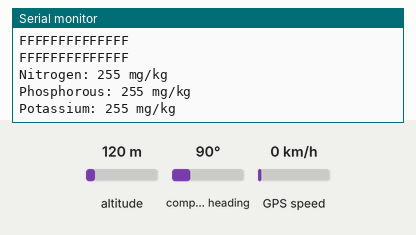
Recording of a sketch running on a simulated ESP32. Parts: the last lines printed to the serial monitor. The inputs (shaded band) are chosen by the test bench; at power-on: altitude 120 m, compass heading 90°, GPS speed 0 km/h. The GPS gets a fix after 3 s at 37.7749, -122.4194 with 8 satellites.

Above: at 1.2 s.
1.3 s: altitude set to 20 m
At 2.0 s:
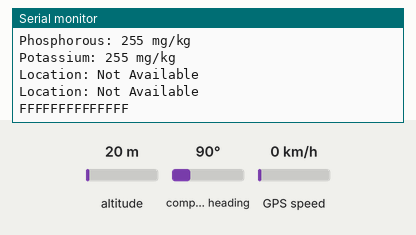
5.1 s: altitude set to 250 m
At 5.73 s:
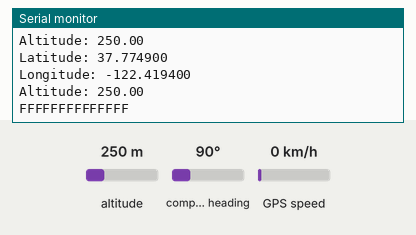

Measured:
- after the input at 5.1 s, the serial monitor: prints a new line after 0.36 s (image 2)

The sketch:

gps_npk.ino
```cpp
#include <Wire.h>
#include <TinyGPS++.h>
#include <SoftwareSerial.h>

#define RE 23
#define DE 25

const byte nitro[] = {0x01,0x03, 0x00, 0x1e, 0x00, 0x01, 0xe4, 0x0c};
const byte phos[] = {0x01,0x03, 0x00, 0x1f, 0x00, 0x01, 0xb5, 0xcc};
const byte pota[] = {0x01,0x03, 0x00, 0x20, 0x00, 0x01, 0x85, 0xc0};

byte values[11];
SoftwareSerial mod(16, 17); // RX: Pin 16, TX: Pin 17
int RXPin = 4;
int TXPin = 15;
int GPSBaud = 9600;
TinyGPSPlus gps;
SoftwareSerial gpsSerial(TXPin, RXPin);

void setup() {
  Serial.begin(9600);
  gpsSerial.begin(GPSBaud);
  mod.begin(4800);
  pinMode(RE, OUTPUT);
  pinMode(DE, OUTPUT);
}

byte nitrogen(){
  digitalWrite(DE,HIGH);
  digitalWrite(RE,HIGH);
  delay(10);
  if(mod.write(nitro,sizeof(nitro))==8){
    digitalWrite(DE,LOW);
    digitalWrite(RE,LOW);
    for(byte i=0;i<7;i++){
      values[i] = mod.read();
      Serial.print(values[i],HEX);
    }
    Serial.println();
  }
  return values[4];
}

byte phosphorous(){
  digitalWrite(DE,HIGH);
  digitalWrite(RE,HIGH);
  delay(10);
  if(mod.write(phos,sizeof(phos))==8){
    digitalWrite(DE,LOW);
    digitalWrite(RE,LOW);
    for(byte i=0;i<7;i++){
      values[i] = mod.read();
      Serial.print(values[i],HEX);
    }
    Serial.println();
  }
  return values[4];
}

byte potassium(){
  digitalWrite(DE,HIGH);
  digitalWrite(RE,HIGH);
  delay(10);
  if(mod.write(pota,sizeof(pota))==8){
    digitalWrite(DE,LOW);
    digitalWrite(RE,LOW);
    for(byte i=0;i<7;i++){
      values[i] = mod.read();
      Serial.print(values[i],HEX);
    }
    Serial.println();
  }
  return values[4];
}

void loop() {
  while (gpsSerial.available() > 0) {
    if (gps.encode(gpsSerial.read())) {
      displayInfo();
    }
  }

  if (millis() > 5000 && gps.charsProcessed() < 10) {
    Serial.println("No GPS detected");
    while (true);
  }
//
  byte val1, val2, val3;
  val1 = nitrogen();
  delay(250);
  val2 = phosphorous();
  delay(250);
  val3 = potassium();
  delay(250);

  Serial.print("Nitrogen: ");
  Serial.print(val1);
  Serial.println(" mg/kg");

  Serial.print("Phosphorous: ");
  Serial.print(val2);
  Serial.println(" mg/kg");

  Serial.print("Potassium: ");
  Serial.print(val3);
  Serial.println(" mg/kg");

  delay(1000);
}

void displayInfo() {
  if (gps.location.isValid()) {
    Serial.print("Latitude: ");
    Serial.println(gps.location.lat(), 6);
    Serial.print("Longitude: ");
    Serial.println(gps.location.lng(), 6);
    Serial.print("Altitude: ");
    Serial.println(gps.altitude.meters());
  }
  else {
    Serial.println("Location: Not Available");
  }
}
```
